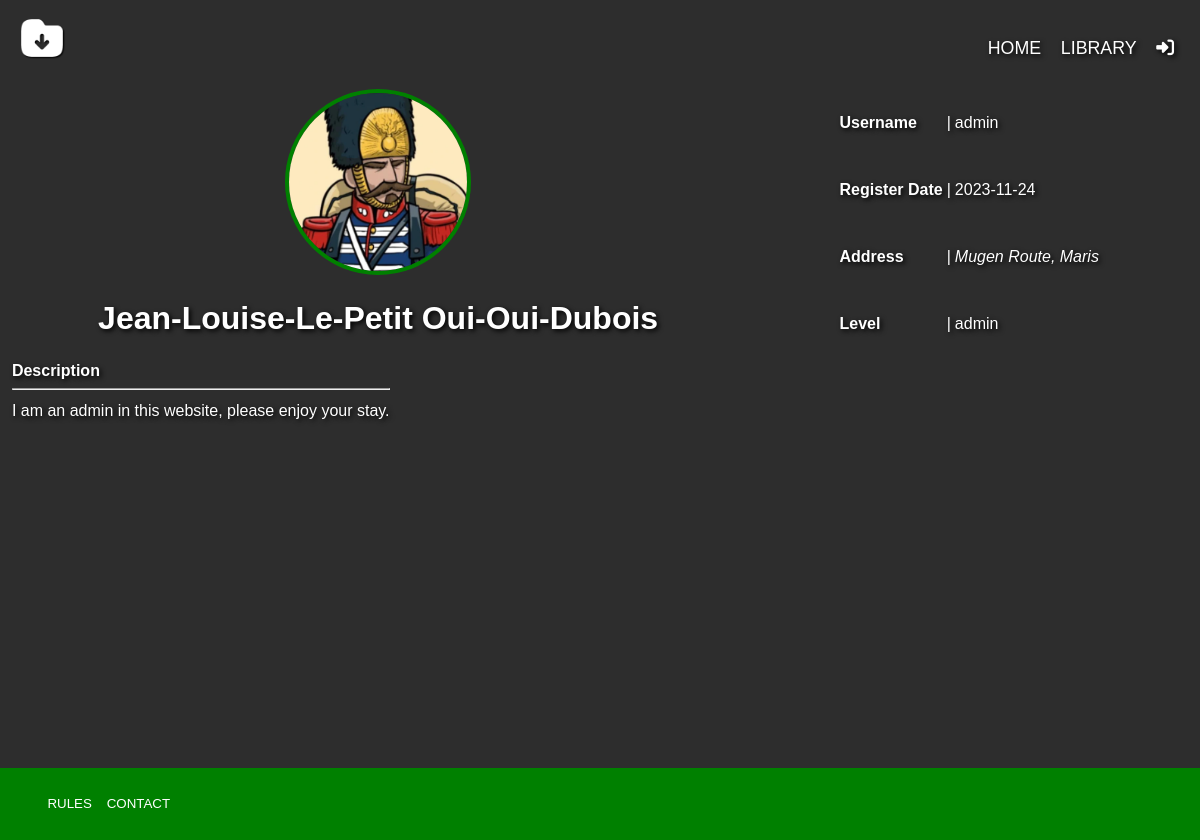
The page /user.php?id=1 on the database its author committed.
### tables this page shows
CREATE TABLE `user` (
  `user_id` int(11) NOT NULL,
  `username` varchar(20) NOT NULL,
  `password` varchar(35) NOT NULL,
  `email` varchar(50) NOT NULL,
  `nickname` varchar(50) NOT NULL,
  `bio` text NOT NULL,
  `date_register` date NOT NULL DEFAULT current_timestamp(),
  `address` text NOT NULL,
  `picture` text NOT NULL,
  `level` enum('admin','mod','basic') NOT NULL
);

### user.php (the view, shortened to what this page needs)
<?php
    include("backend/connection.php");
    if (!$_GET['id'] && isset($_SESSION['id'])){
        header('Location: user.php?id='. $_SESSION['id']);
    } else if (!$_GET['id']) {
        header('Location: user.php?id=1');
    } else {
        $userid = $_GET['id'];
        $sql = mysqli_query($connection,"SELECT * FROM user WHERE user_id='$userid'");
        $data = $sql->fetch_assoc();
    }
    $status = false;
?>
<!DOCTYPE html>
<html>
    <head>
        <link rel="stylesheet" href="assets/css/main.css">
        <link rel="stylesheet" href="assets/fontawesome-6.4.2/css/all.min.css">
    </head>
    <header>
        <div class="header" style="position: fixed;">
            <a href="#">
                <div class="icon">
                        <img src="assets/images/icon_shadow.png" alt="icon">
                </div>
            </a>
            <div class="nav-list">
                <nav>
                    <a href="index.php"><button class="btn-inv">HOME</button></a>
                    <a href="library.php"><button class="btn-inv" >LIBRARY</button></a>
                    <?php
                        if($status){
                            echo "<a href='user.php'><button class='btn-inv selected' id='user' title='". $_SESSION['nickname'] ."'". $_SESSION['nickname'] ."'>".$_SESSION['nickname']."</button></a>";
                            echo "<a href='session/logout.php' id='login'><button class='btn-inv'><i class='fa fa-sign-out'></i></button></a>";
                        } else {
                            echo "<a href='session/login.php' id='login'><button class='btn-inv'><i class='fa fa-sign-in'></i></button></a>";
                        }
                    ?>
                </nav>
            </div>
        </div>
    </header>
    <body>
        <div class="gap"></div>
        <div class="container-user">
            <div class="profile-stats">
                <div class="profile-icon">
                    <img src="assets/images/user_icon/<?php echo $data['picture'] ?>" alt="profile picture" title="Profile picture">
                    <h1 title="Nickname">
                        <?php echo $data['nickname'] ?>
                    </h1>
                </div>
                <table>
                    <tr title="Username are how the database find accounts through">
                        <th>Username</th>
                        <td>|</td>
                        <td><?php echo $data['username'] ?></td>
                    </tr>
                    <tr title="The date when the account were first registered">
                        <th>Register Date</th>
                        <td>|</td>
                        <td><?php echo $data['date_register'] ?></td>
                    </tr>
                    <tr title="General location of the user">
                        <th>Address</th>
                        <td>|</td>
                        <td><address><?php echo $data['address'] ?></address></td>
                    </tr>
                    <tr title="The power of the user they have on website">
                        <th>Level</th>
                        <td>|</td>
                        <td><?php echo $data['level'] ?></td>
                    </tr>
                </table>
            </div>
            <div class="profile-desc">
                <table>
                    <tr>
                        <th>Description
                        <hr></th>
                    </tr>
                    <tr>
                        <td>
                            <?php
                            echo $data['bio'];
                            ?>
                        </td>
                    </tr>
                </table>
            </div>
        </div>
        <footer class="footer">
            <ul>
                <a href="rules.php">
                    <li><button>RULES</button></li>
                </a>
                <a href="contact.php">
                    <li><button>CONTACT</button></li>
                </a>
            </ul>
        </footer>
    </body>
</html>

### assets/css/main.css (style rules this page uses)
body { background-image: url(../images/banner.jpg); background: rgb(45,45,45); color: white; margin: 0; padding: 0; font-family: Arial, Helvetica, sans-serif; text-shadow: 2px 2px 5px black; animation: fadeInAnimation ease 1s; }
a { text-decoration: none; }
a, a > * { color: white; }
.gap { padding-top: 5rem; }
.header { color: white; display: flex; flex-grow: 1; flex-wrap: wrap; width: 100%; height: 5rem; z-index: 1; }
.header > * { margin: 1vh 1vw; }
.footer { width: 100%; background: rgb(40,40,40); margin: 0; padding: 1ch 0; }
.footer ul { display: flex; }
.footer li { list-style: none; }
.icon { flex-basis: 10%; padding: 5px; border-radius: 5px; transition: 0.1s; }
.icon img { height: 50px; }
.nav-list { position: relative; margin: auto 0; margin-left: auto; }
.nav-list nav { margin: auto 1pc; display: flex; }
.nav-list nav > * { margin-top: 1pc; }
.footer { background: green; }
button, input[type="submit"] { background: green; color: white; padding: 0.5ch 1ch; border: 0; border-radius: 5px; transition: 100ms ease-in; cursor: pointer; }
.btn-inv { background: none; text-shadow: 2px 2px 5px black; font-size: 2ch; }
.dl-dropdown li, button { background: green; list-style: none; }
.container-user { margin: 1ch; }
.profile-icon { text-align: center; }
.profile-icon img { border: 0.5ch solid green; height: 20ch; width: 20ch; object-fit: cover; border-radius: 50%; transition: 100ms; }
.profile-stats { display: flex; justify-content: space-around; }
.profile-desc { width: 100%; height: 50vh; }
.container-user th { text-align: left; }

### rows shown on the page
user: picture (picture), nickname "Jean-Louise-Le-Petit Oui-Oui-Dubois", username "admin", date_register "2023-11-24", address "Mugen Route, Maris", level "admin", bio "I am an admin in this website, please enjoy your stay."
